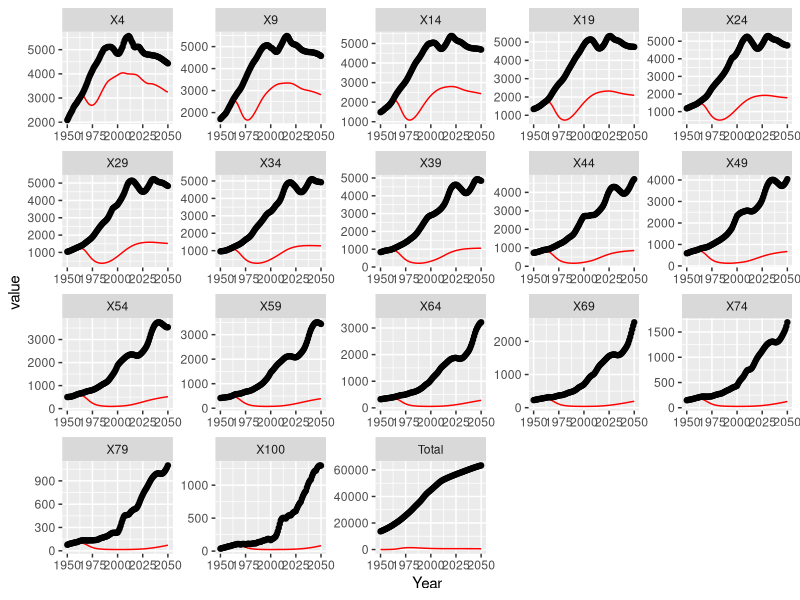

Source code (R):
## Code for age structured TB model

## Age structure is based on http://kinglab.eeb.lsa.umich.edu/EEID/eeid/2011_eco/waifw.pdf

## Set working directory
setwd("C:/Users/TOM SUMMER/Documents/TIME_research/TeaTime")

## Load packages
library(deSolve)
library(reshape2)
library(ggplot2)

# Set up age structure
ages <- c(4,9,14,19,24,29,34,39,44,49,54,59,64,69,74,79,100) # upper end of age classes
num_ages <- length(ages) # calculates the number of age classes
da <- diff(c(0,ages)) # calculates the widths of age classes
da [1] <- da[1]+1 # add one year to first age group as start of group is birth (i.e. 0) not 1

## Initial conditions - 1950 population, 25% infected, 1% prevalence
UN_pop_age <- as.data.frame(read.table("SA_pop_age.txt",header=TRUE)) # Load UN Population data
temp <- c()
for (i in 1:num_ages){temp[i]<-UN_pop_age[1,i+1]}
yinit <- c(S=c(0.9999*temp),
           L_s_n=rep(0,num_ages),L_s_p=rep(0,num_ages),L_m_n=rep(0,num_ages),L_m_p=rep(0,num_ages),
           N_s_n=rep(0,num_ages),N_s_p=rep(0,num_ages),N_m_n=rep(0,num_ages),N_m_p=rep(0,num_ages),
           I_s_n=c(0.0001*temp),I_s_p=rep(0,num_ages),I_m_n=rep(0,num_ages),I_m_p=rep(0,num_ages))
s_index <- 1:num_ages
Lsn_index <- (num_ages+1):(2*num_ages)
Lsp_index <- (2*num_ages+1):(3*num_ages)
Lmn_index <- (3*num_ages+1):(4*num_ages)
Lmp_index <- (4*num_ages+1):(5*num_ages)
Nsn_index <- (5*num_ages+1):(6*num_ages)
Nsp_index <- (6*num_ages+1):(7*num_ages)
Nmn_index <- (7*num_ages+1):(8*num_ages)
Nmp_index <- (8*num_ages+1):(9*num_ages)
Isn_index <- (9*num_ages+1):(10*num_ages)
Isp_index <- (10*num_ages+1):(11*num_ages)
Imn_index <- (11*num_ages+1):(12*num_ages)
Imp_index <- (12*num_ages+1):(13*num_ages)

## Fertility
# Uses crude birth rate (per 1000 population) from UN pop for South Africa which has values for 5 year periods
# Puts these values at midpoint of period and interpolates between 
# 2010-2015 (2012.5) value based on medium fertility projection
birth_rate <- approxfun(x=seq(1952.5,2047.5,5),
                        y=c(44,42,41,38,38,36,34,31,27,25,24,22,21,20,18,17,17,16,15,14),rule=2)

## Survival
Survive_age <- as.data.frame(read.table("SA_survival_age.txt",header=TRUE)) # Load survival proportions calculated from life tables
# Proportion surviving from age 0 to 1 - used to determine entry to first age group
s_birth <- approxfun(x=Survive_age$Year,y=Survive_age$X1,rule=2)
# and to other ages
s5 <- approxfun(x=Survive_age$Year,y=Survive_age$X5,rule=2)
s10 <- approxfun(x=Survive_age$Year,y=Survive_age$X10,rule=2)
s15 <- approxfun(x=Survive_age$Year,y=Survive_age$X15,rule=2)
s20 <- approxfun(x=Survive_age$Year,y=Survive_age$X20,rule=2)
s25 <- approxfun(x=Survive_age$Year,y=Survive_age$X25,rule=2)
s30 <- approxfun(x=Survive_age$Year,y=Survive_age$X30,rule=2)
s35 <- approxfun(x=Survive_age$Year,y=Survive_age$X35,rule=2)
s40 <- approxfun(x=Survive_age$Year,y=Survive_age$X40,rule=2)
s45 <- approxfun(x=Survive_age$Year,y=Survive_age$X45,rule=2)
s50 <- approxfun(x=Survive_age$Year,y=Survive_age$X50,rule=2)
s55 <- approxfun(x=Survive_age$Year,y=Survive_age$X55,rule=2)
s60 <- approxfun(x=Survive_age$Year,y=Survive_age$X60,rule=2)
s65 <- approxfun(x=Survive_age$Year,y=Survive_age$X65,rule=2)
s70 <- approxfun(x=Survive_age$Year,y=Survive_age$X70,rule=2)
s75 <- approxfun(x=Survive_age$Year,y=Survive_age$X75,rule=2)
s80 <- approxfun(x=Survive_age$Year,y=Survive_age$X80,rule=2)

## To model the aging process, define a matrix to hold the rates of movement between age classes.
aging <- diag(-1/da) # This is aging out of class
aging[row(aging)-col(aging)==1] <- 1/head(da,-1) # This is movement into next class assuming 100% survival

# Parameter values

beta = 10       # Contact rate

a = 0.115       # Proportion developing primary TB
p = 0.65        # Protection due to previous infection
v = 0.0001       # Reactivation rate
sig = 0.62      # Proportion smear positive
rel_inf = 0.22  # relative infectiousness of smear negative TB
theta = 0.015   # smear conversion rate

fit_cost = 0           # fitness cost for MDR
e = 0                 # MDR acquistion rate
g = fit_cost/(1+fit_cost) # superinfections 

r = 0.2   # selfcure rate

mu_N = 0.2
mu_I = 0.3

# These are all the care and control parameters - currently set to zero
k=0
l_s=0.7
l_m=0
d=0.8
tau_s=0.8
tau_m=0

eff_p=0
eff_n=0
dst_n=0
dst_p = 0


## Now we can put the pieces together to write a simulator TB
ja.multistage.model <- function (t, x, ...) {

  # Notation
  # S: susceptible, L: Latently infected, N: Smear negative TB, I: Smear positive TB
  # s: drug, susceptible, m: drug resistant, n: treatment naive, p: previoulsy treated
  
  S <- x[s_index]
  
  Lsn <- x[Lsn_index]
  Lsp <- x[Lsp_index]
  Lmn <- x[Lmn_index]
  Lmp <- x[Lmp_index]

  Nsn <- x[Nsn_index]
  Nsp <- x[Nsp_index]
  Nmn <- x[Nmn_index]
  Nmp <- x[Nmp_index]

  Isn <- x[Isn_index]
  Isp <- x[Isp_index]
  Imn <- x[Imn_index]
  Imp <- x[Imp_index]
  
  # create a vector of survial at time t
  surv <- c(s5(t),s10(t),s15(t),s20(t),s25(t),s30(t),s35(t),s40(t),s45(t),s50(t),s55(t),s60(t),s65(t),s70(t),s75(t),s80(t))
  aging_temp <- aging
  aging_temp[row(aging_temp)-col(aging_temp)==1] <- surv*1/head(da,-1)
  
  # Expressions for total populations - also want age group totals at some point
  Total_S <- sum(S)
  Total_L <- sum(Lsn) + sum(Lsp) + sum(Lmn) + sum(Lmp)
  Total_N <- sum(Nsn) + sum(Nsp) + sum(Nmn) + sum(Nmp)
  Total_I <- sum(Isn) + sum(Isp) + sum(Imn) + sum(Imp)
  Total_MDR <- sum(Imn) + sum(Imp) + sum(Nmn) + sum(Nmp)
  Total_DS <- sum(Isn) + sum(Isp) + sum(Nsn) + sum(Nsp)
  Total <- Total_S + Total_L + Total_N + Total_I
  
  # Expressions for force of infection acounting for reduced infectiousness of smear negative cases
  FS <- beta*(Total_N*rel_inf + Total_I)/Total # Susceptible
  FM <- fit_cost*beta*(Total_N*rel_inf + Total_I)/Total # Resistant
  
  # Checked
  dSdt <- aging_temp%*%S - (FS + FM)*S
  
  # Checked
  dLsndt <- aging_temp%*%Lsn + FS*((1-a)*S + (1-a)*(1-p)*(1-g)*Lmn) - 
                               (v + FS*a*(1-p) + FM*a*(1-p) + FM*(1-a)*(1-p)*g)*Lsn + 
                               r*(Isn + Nsn) 
  
  # Checked
  dLspdt <- aging_temp%*%Lsp + FS*(1-a)*(1-p)*(1-g)*Lmp - 
                               (v + FS*a*(1-p) + FM*a*(1-p) + FM*(1-a)*(1-p)*g)*Lsp + 
                               r*(Isp + Nsp) + k*l_s*(1-e)*tau_s*(Isn + Isp) + k*l_s*(1-e)*tau_s*d*(Nsn + Nsp) 
  
  
  dLmndt <- aging_temp%*%Lmn + FM*((1-a)*S + (1-a)*(1-p)*g*Lsn) - 
                               (v + FM*a*(1-p) + FS*a*(1-p) + FS*(1-a)*(1-p)*(1-g))*Lmn + 
                               r*(Imn + Nmn)
  
  
  dLmpdt <- aging_temp%*%Lmp + FM*(1-a)*(1-p)*g*Lsp - 
                               (v + FM*a*(1-p) + FS*a*(1-p) + FS*(1-a)*(1-p)*(1-g))*Lmp + 
                               r*(Imp + Nmp) + k*(l_m*dst_n*tau_m + l_s*(1-dst_n)*tau_s*eff_n)*(Imn + d*Nmn) + 
                               k*(l_m*dst_p*tau_m + l_s*(1-dst_p)*tau_s*eff_p)*(Imp + d*Nmp)
  
  # Checked
  dNsndt <- aging_temp%*%Nsn + (v*(1-sig) + FS*a*(1-p)*(1-sig))*Lsn + 
                               FS*a*(1-sig)*(S + (1-p)*Lmn) - 
                               (theta + r + k*l_s*d + mu_N)*Nsn
  
  dNspdt <- aging_temp%*%Nsp + (v*(1-sig) + FS*a*(1-p)*(1-sig))*Lsp + 
                               FS*a*(1-sig)*(1-p)*Lmp - 
                               (theta + r + k*l_s*d*(1-e)*tau_s + k*l_s*d*e + mu_N)*Nsp + 
                               k*l_s*d*(1-e)*(1-tau_s)*Nsn
  
  dNmndt <- aging_temp%*%Nmn + (v*(1-sig) + FM*a*(1-p)*(1-sig))*Lmn + 
                               FM*a*(1-sig)*(S + (1-p)*Lsn) - 
                               (theta + r + k*l_m*d*dst_n + k*l_s*d*(1-dst_n) + mu_N)*Nmn
  
  
  dNmpdt <- aging_temp%*%Nmp + (v*(1-sig) + FM*a*(1-p)*(1-sig))*Lmp + 
                               FM*a*(1-sig)*(1-p)*Lsp - 
                               (theta + r + k*l_m*d*dst_p*tau_m + k*l_s*d*(1-dst_p)*tau_s*eff_p + mu_N)*Nmp + 
                               k*l_s*d*e*(Nsn + Nsp) + (k*l_m*d*dst_n*(1-tau_m) + k*l_s*d*(1-dst_n)*(1-(tau_s*eff_n)))*Nmn
  
  dIsndt <- aging_temp%*%Isn + (v*sig + FS*a*sig*(1-p))*Lsn + 
                               FS*a*sig*S + FS*a*(1-p)*sig*Lmn + 
                               theta*Nsn - (r + k*l_s + mu_I)*Isn
  
  dIspdt <- aging_temp%*%Isp + (v*sig + FS*a*sig*(1-p))*Lsp + 
                               FS*a*sig*(1-p)*Lmp + theta*Nsp + 
                               k*l_s*(1-e)*(1-tau_s)*Isn - 
                               (r + k*l_s*(1-e)*tau_s + k*l_s*e + mu_I)*Isp
  
  dImndt <- aging_temp%*%Imn + (v*sig + FM*a*sig*(1-p))*Lmn + 
                               FM*a*sig*S + FM*a*(1-p)*sig*Lsn + 
                               theta*Nmn - (r + k*l_m*dst_n + k*l_s*(1-dst_n) + mu_I)*Imn
  
  dImpdt <- aging_temp%*%Imp + (v*sig + FM*a*sig*(1-p))*Lmp + 
                               FM*a*sig*(1-p)*Lsp + theta*Nmp + 
                               (k*l_m*dst_n*(1-tau_m) + k*l_s*(1-dst_n)*(1-(tau_s*eff_n)))*Imn + 
                               k*l_s*e*(Isn + Isp) - 
                               (r + k*l_m*dst_p*tau_m + k*l_s*(1-dst_p)*tau_s*eff_p + mu_I)*Imp                                                                   
  
  Births <- s_birth(t)*birth_rate(t)*Total/1000
  
  dSdt[1] <- dSdt[1]+s_birth(t)*birth_rate(t)*Total/1000
  
  list(c(dSdt,
         dLsndt,dLspdt,dLmndt,dLmpdt,
         dNsndt,dNspdt,dNmndt,dNmpdt,
         dIsndt,dIspdt,dImndt,dImpdt),
         FM=FM,FS=FS,Births=Births,
         Total=Total,Total_S=Total_S,Total_L=Total_L,
         Total_I=Total_I,Total_N=Total_N,Total_DS=Total_DS,Total_MDR=Total_MDR)
}

# And run it
system.time(sol <- ode(y=yinit,times=seq(1950,2050,by=1),func=ja.multistage.model))

## Plot populations in each age group over time

# add total to data and convert to long format
UN_pop_age_t <- cbind(UN_pop_age,rowSums(UN_pop_age[,2:18]))
colnames(UN_pop_age_t) <- c(colnames(UN_pop_age),"Total")
temp_data <- melt(UN_pop_age_t,id="Year")

# then turn the model output into long format
temp_model <- as.data.frame(sol[,1:19])
colnames(temp_model) <- colnames(UN_pop_age_t)
temp_model <- melt(temp_model,id="Year")

# and plot
plot_temp <- ggplot(temp_model,aes(x=Year,y=value))+
                    geom_line(colour="red")+
                    geom_point(data=temp_data,aes(x=Year,y=value))+
                    facet_wrap(~variable,scales="free")+
                    xlim(c(1950,2050))
